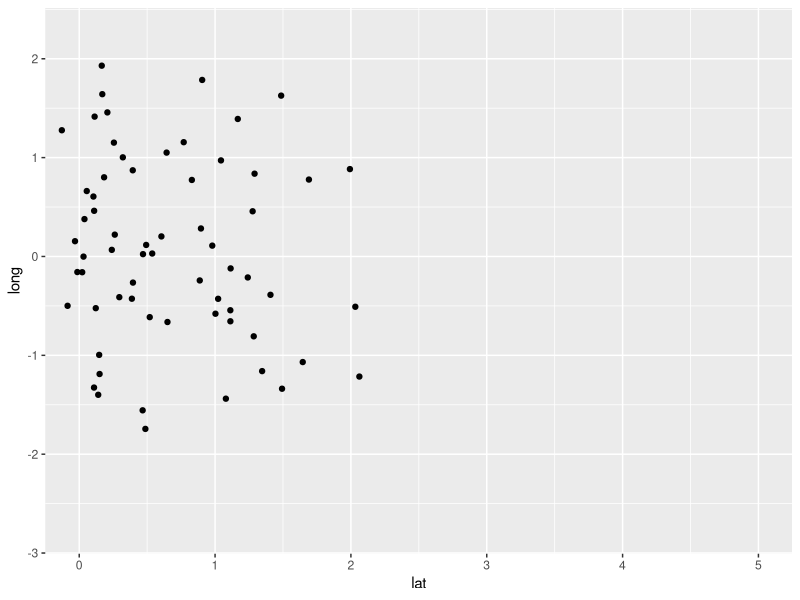
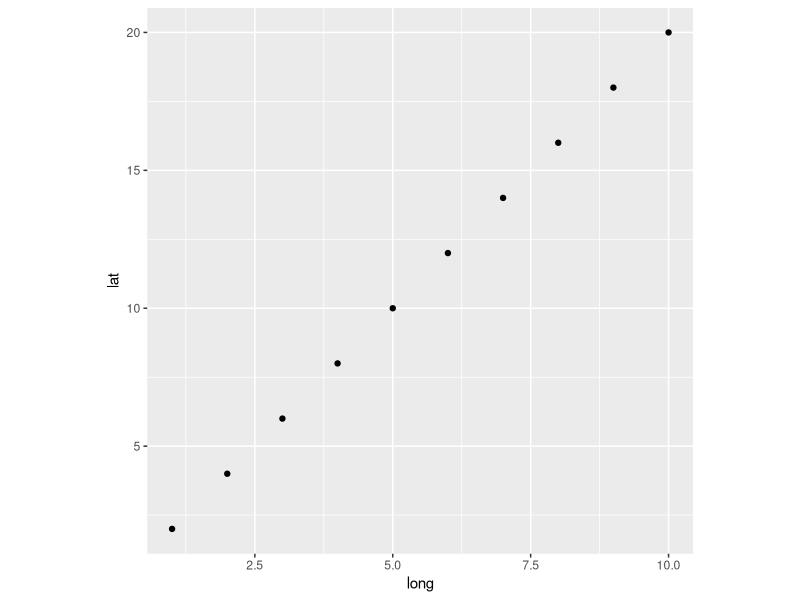
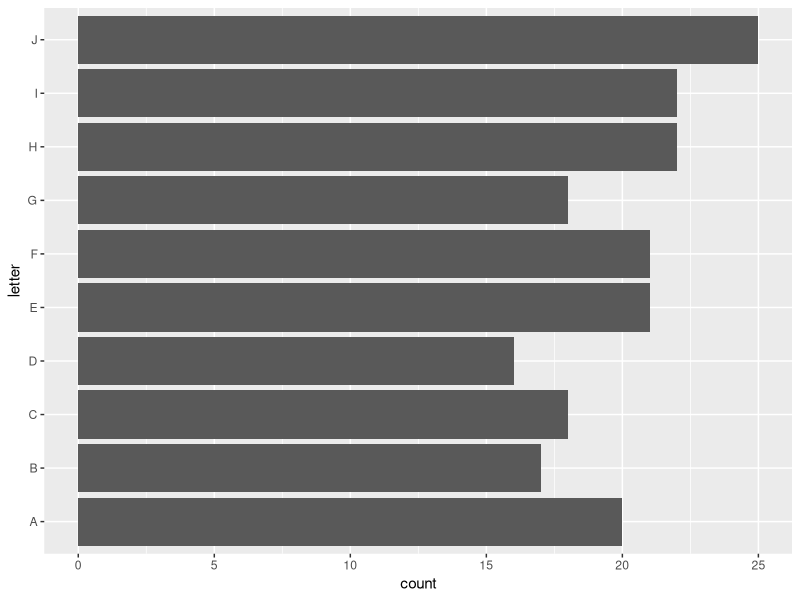
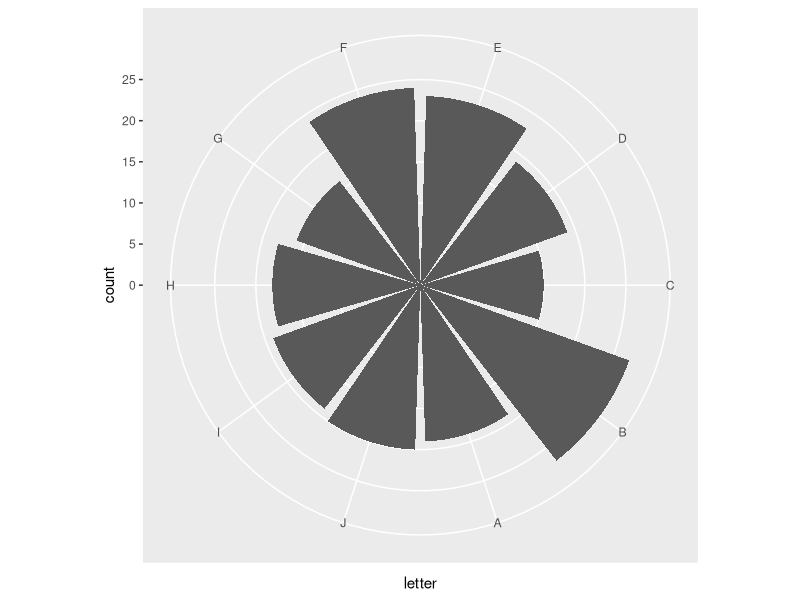
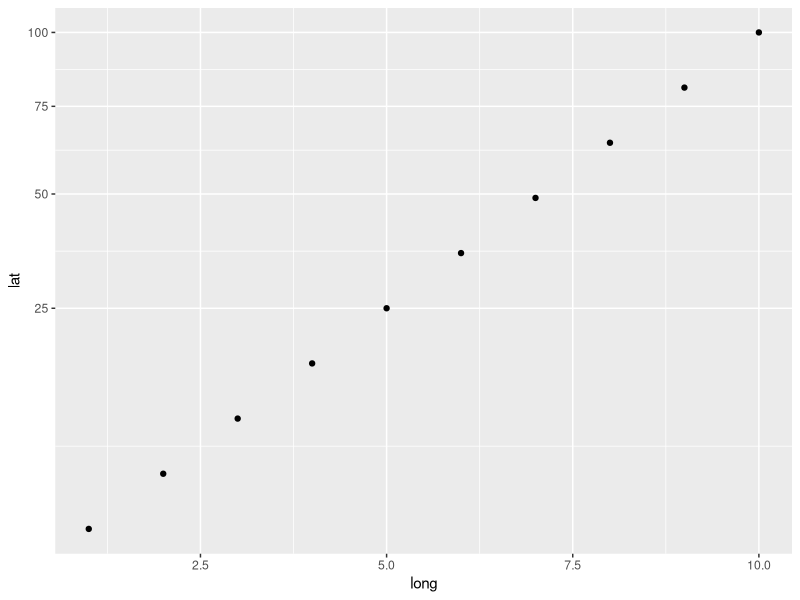
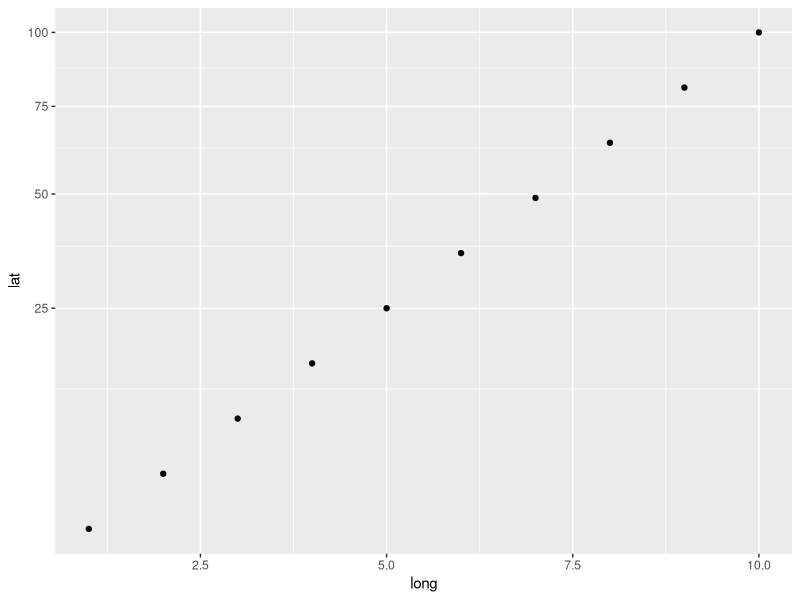

R code for these plots, in order:
## ---- chunk 1
knitr::opts_chunk$set(warning = FALSE, message = FALSE)
knitr::opts_chunk$set(fig.align = "center", out.width = "50%")
library(ggplot2)
library(dplyr)
## ---- chunk 2
ggplot(tibble(lat = rnorm(100), long = rnorm(100))) + 
  geom_point(aes(x = lat, y = long)) +
  coord_cartesian(xlim = c(0, 5))
## ---- chunk 3
ggplot(tibble(long = 1:10, lat = 1:10*2)) +
  geom_point(aes(x = long, y = lat)) +
  coord_fixed(ratio = 1/2)
## ---- chunk 4
ggplot(tibble(letter = sample(LETTERS[1:10], 200, replace = TRUE))) +
  geom_bar(aes(x = letter)) +
  coord_flip()
## ---- chunk 5
ggplot(tibble(letter = sample(LETTERS[1:10], 200, replace = TRUE))) +
  geom_bar(aes(x = letter)) +
  coord_polar(theta = "x", start = pi, direction = -1)
## ---- chunk 6
ggplot(data.frame(long = 1:10, lat = (1:10)^2), aes(long, lat)) + 
  geom_point(aes(x = long, y = lat)) +
  scale_y_sqrt()
## ---- chunk 7
ggplot(data.frame(long = 1:10, lat = (1:10)^2), aes(long, lat)) + 
  geom_point(aes(x = long, y = lat)) +
  coord_trans(y = "sqrt")
